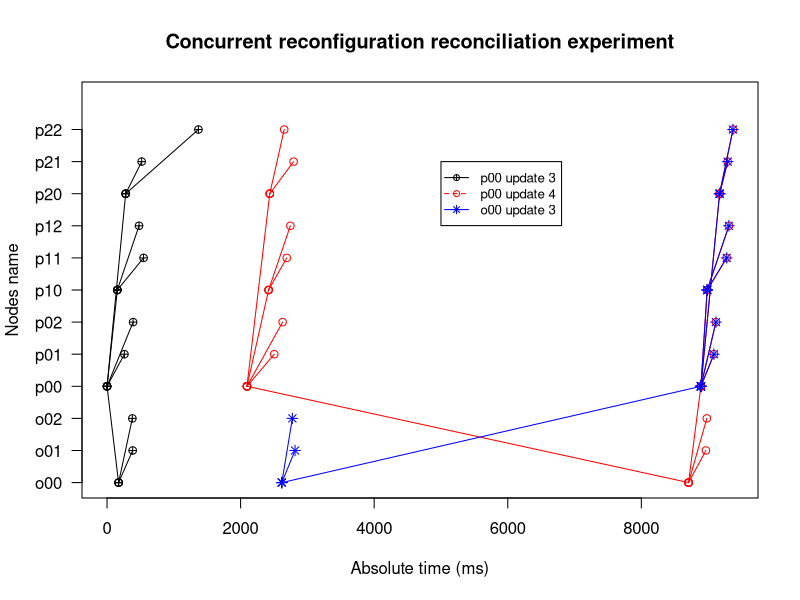

The R source for this figure:
nullSet <- c()
plot(nullSet,nullSet,xlim=c(0,9372),ylim=c(0,12),axes=FALSE,ann=FALSE)
points(type="o",pch=10,col="black",c(3,6)~c(0,154))
points(type="o",pch=10,col="black",c(6,8)~c(154,479))
points(type="o",pch=10,col="black",c(6,7)~c(154,547))
points(type="o",pch=10,col="black",c(3,0)~c(0,173))
points(type="o",pch=10,col="black",c(0,2)~c(173,379))
points(type="o",pch=10,col="black",c(0,1)~c(173,384))
points(type="o",pch=10,col="black",c(3,4)~c(0,260))
points(type="o",pch=10,col="black",c(3,9)~c(0,279))
points(type="o",pch=10,col="black",c(9,10)~c(279,519))
points(type="o",pch=10,col="black",c(9,11)~c(279,1368))
points(type="o",pch=10,col="black",c(3,5)~c(0,390))
points(type="o",pch=1,col="red",c(3,6)~c(2095,2419))
points(type="o",pch=1,col="red",c(6,7)~c(2419,2691))
points(type="o",pch=1,col="red",c(6,8)~c(2419,2745))
points(type="o",pch=1,col="red",c(3,9)~c(2095,2437))
points(type="o",pch=1,col="red",c(9,11)~c(2437,2653))
points(type="o",pch=1,col="red",c(9,10)~c(2437,2793))
points(type="o",pch=1,col="red",c(3,4)~c(2095,2504))
points(type="o",pch=1,col="red",c(3,5)~c(2095,2629))
points(type="o",pch=1,col="red",c(3,0)~c(2095,8707))
points(type="o",pch=1,col="red",c(0,3)~c(8707,8892))
points(type="o",pch=1,col="red",c(3,6)~c(8892,8986))
points(type="o",pch=1,col="red",c(6,7)~c(8986,9278))
points(type="o",pch=1,col="red",c(6,8)~c(8986,9311))
points(type="o",pch=1,col="red",c(3,4)~c(8892,9087))
points(type="o",pch=1,col="red",c(3,5)~c(8892,9117))
points(type="o",pch=1,col="red",c(3,9)~c(8892,9172))
points(type="o",pch=1,col="red",c(9,10)~c(9172,9293))
points(type="o",pch=1,col="red",c(9,11)~c(9172,9372))
points(type="o",pch=1,col="red",c(0,1)~c(8707,8967))
points(type="o",pch=1,col="red",c(0,2)~c(8707,8981))
points(type="o",pch=8,col="blue",c(0,2)~c(2617,2775))
points(type="o",pch=8,col="blue",c(0,1)~c(2617,2815))
points(type="o",pch=8,col="blue",c(0,3)~c(2617,8892))
points(type="o",pch=8,col="blue",c(3,6)~c(8892,8986))
points(type="o",pch=8,col="blue",c(6,7)~c(8986,9278))
points(type="o",pch=8,col="blue",c(6,8)~c(8986,9311))
points(type="o",pch=8,col="blue",c(3,4)~c(8892,9087))
points(type="o",pch=8,col="blue",c(3,5)~c(8892,9117))
points(type="o",pch=8,col="blue",c(3,9)~c(8892,9172))
points(type="o",pch=8,col="blue",c(9,10)~c(9172,9293))
points(type="o",pch=8,col="blue",c(9,11)~c(9172,9372))
box()
axis(2,at=(0:11),las=1,lab=c("o00","o01","o02","p00","p01","p02","p10","p11","p12","p20","p21","p22"))
axis(1)
title("Concurrent reconfiguration reconciliation experiment")
mtext("Absolute time (ms)", side=1, line=3)
mtext("Nodes name", side=2, line=3)
legend(5000, 10, c("p00 update 3","p00 update 4","o00 update 3"), cex=0.8, 
   col=c("black","red","blue"), pch=c(10,1,8), lty=1:2);